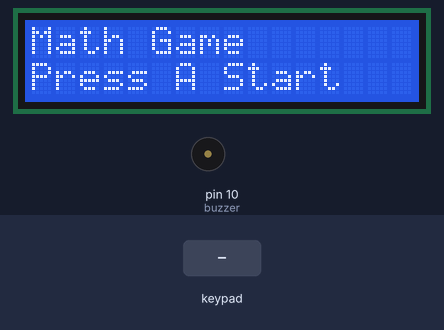
Simulated run of this sketch. Board: Arduino Uno, built with avr-gcc and run on an emulated ATmega328P. Parts: 16×2 character LCD, buzzer (waves = sounding). The test bench sets the inputs (shaded band). Random numbers use the default seed unless the sketch sets one.

Above: at 0.9 s.
1.0 s: key 'A' pressed
At 1.7 s:
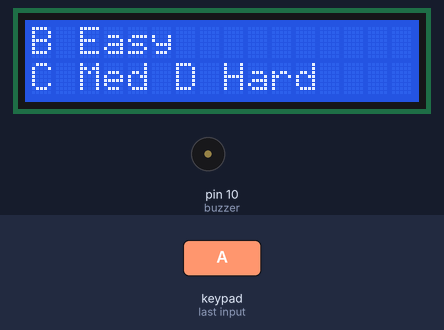
2.5 s: keypad keys 9 8 7 6 D pressed 0.4 s apart
At 4.9 s:
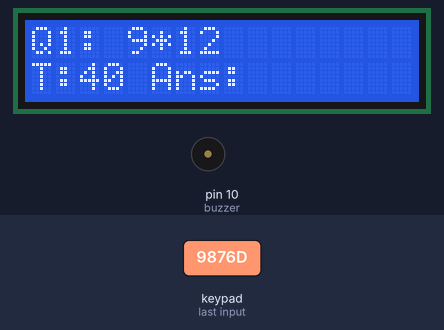
7.5 s: key '#' pressed
At 8.0 s:
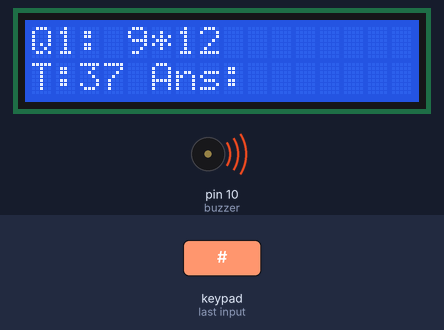
9.7 s: keypad keys 9 8 7 6 # pressed 0.4 s apart
At 12.4 s:
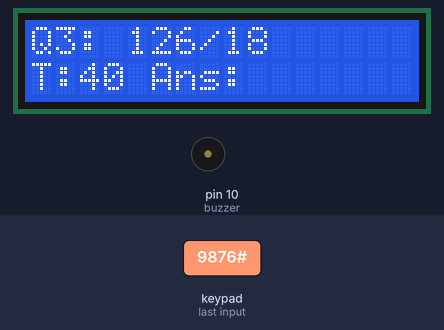
14.7 s: keypad keys 5 4 3 2 # pressed 0.4 s apart
At 16.8 s:
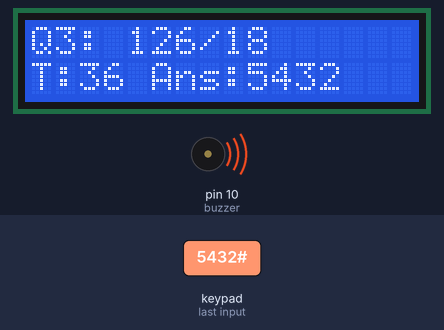
Timing chart, 0 to 18.5 s (numbered marks = the images above; inputs shaded):
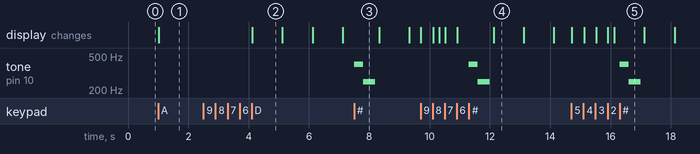

Measured:
- after the input at 1.0 s, the display: changes at once (image 1)
- after the input at 2.5 s, the display: changes after 1.6 s (image 2)
- after the input at 7.5 s, tone on pin 10 (buzzer): silent → 400 Hz at once, → 250 Hz 0.30 s later, → silent 0.40 s later
- after the input at 9.7 s, tone on pin 10 (buzzer): silent → 400 Hz after 1.6 s, → 250 Hz 0.30 s later, → silent 0.40 s later
- after the input at 14.7 s, tone on pin 10 (buzzer): silent → 400 Hz after 1.6 s, → 250 Hz 0.30 s later, → silent 0.40 s later
- what the display in image 2 shows lasts 1.0 s, from 4.1 s to 5.1 s

The sketch:

math_game.ino
```cpp
#include <LiquidCrystal_I2C.h>
#include <Keypad.h>

LiquidCrystal_I2C lcd(0x27,16,2);

const byte ROWS = 4;
const byte COLS = 4;

char keys[ROWS][COLS] = {
{'1','2','3','A'},
{'4','5','6','B'},
{'7','8','9','C'},
{'*','0','#','D'}
};

byte rowPins[ROWS] = {9,8,7,6};
byte colPins[COLS] = {5,4,3,2};

Keypad keypad = Keypad(makeKeymap(keys), rowPins, colPins, ROWS, COLS);

int buzzer = 10;

int score = 0;
int maxNumber = 10;
int level = 1;

void setup(){

lcd.init();
lcd.backlight();

pinMode(buzzer,OUTPUT);

randomSeed(analogRead(0));

startScreen();

}

void loop(){}

void startScreen(){

lcd.clear();
lcd.setCursor(0,0);
lcd.print("Math Game");

lcd.setCursor(0,1);
lcd.print("Press A Start");

while(true){

char key = keypad.getKey();

if(key=='A'){
selectLevel();
break;
}

}

}

void selectLevel(){

lcd.clear();

lcd.setCursor(0,0);
lcd.print("B Easy");

lcd.setCursor(0,1);
lcd.print("C Med D Hard");

while(true){

char key = keypad.getKey();

if(key=='B'){
maxNumber = 10;
level = 1;
break;
}

if(key=='C'){
maxNumber = 50;
level = 2;
break;
}

if(key=='D'){
maxNumber = 20;
level = 3;
break;
}

}

startGame();

}

void startGame(){

score = 0;

for(int i=1;i<=10;i++){

askQuestion(i);

}

showScore();

}

void askQuestion(int q){

int a = random(1,maxNumber);
int b = random(1,maxNumber);

int correct;
char op;

if(level==1 || level==2){

if(random(0,2)==0){

op='+';
correct = a + b;

}else{

op='-';

if(a<b){
int t=a;
a=b;
b=t;
}

correct = a - b;

}

}else{

if(random(0,2)==0){

op='*';
correct = a * b;

}else{

op='/';

a = a * b;
correct = a / b;

}

}

lcd.clear();

lcd.setCursor(0,0);
lcd.print("Q");
lcd.print(q);
lcd.print(": ");
lcd.print(a);
lcd.print(op);
lcd.print(b);

String answer="";

unsigned long startTime = millis();
int timeLimit = 40;

while(true){

int timeLeft = timeLimit - (millis() - startTime)/1000;

lcd.setCursor(0,1);
lcd.print("T:");
lcd.print(timeLeft);
lcd.print(" Ans:");
lcd.print(answer);
lcd.print("   ");

if(timeLeft <= 0){
loseSound();
delay(500);
return;
}

char key = keypad.getKey();

if(key){

if(key>='0' && key<='9'){
answer += key;
}

if(key=='*'){

if(answer.length()>0){
answer.remove(answer.length()-1);
}

}

if(key=='#'){

int user = answer.toInt();

if(user==correct){

score +=10;
winSound();

}else{

loseSound();

}

delay(500);
return;

}

}

}

}

void showScore(){

lcd.clear();

lcd.setCursor(0,0);
lcd.print("Game Over");

lcd.setCursor(0,1);
lcd.print("Score:");
lcd.print(score);

delay(5000);

startScreen();

}

void winSound(){

tone(buzzer,900,120);
delay(150);

tone(buzzer,1200,150);
delay(150);

tone(buzzer,1500,200);

}

void loseSound(){

tone(buzzer,400,300);
delay(300);

tone(buzzer,250,400);

}
```
